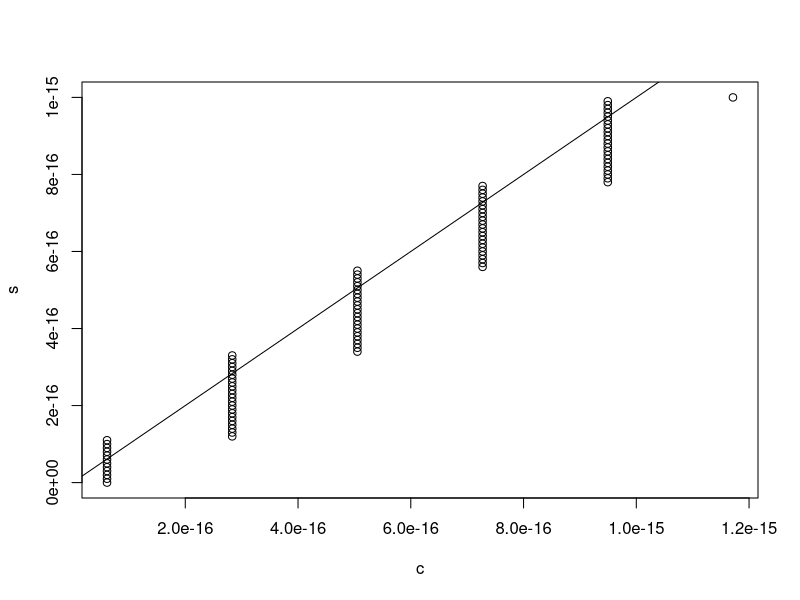

Write the R code that produced this figure.
# Problems with floating point arithmetic.
# Tim Lucas 28-2-2014



# Computers deal with discrete numbers.

# Make some small numbers
smallVals <- seq(0,10e-16,10e-18)

# Do calculations. The answers should be equal.
s <- sin(smallVals)
c <- cos(pi/2-smallVals)

# But they aren't
plot(s~c)
abline(0,1)


# Other examples

1 - 0.9 - 0.1


